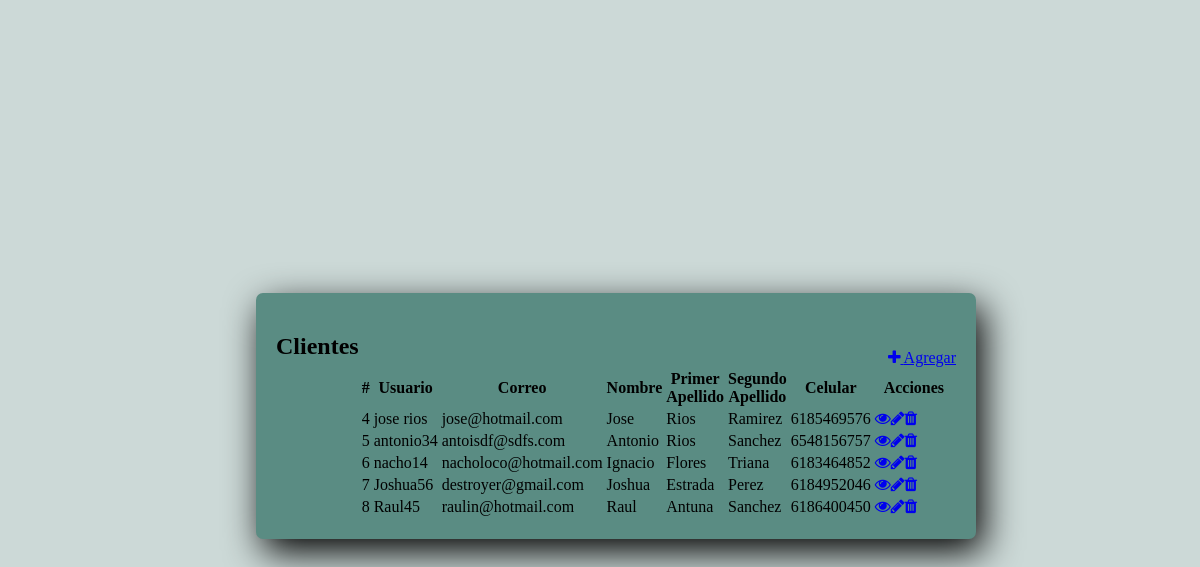
The page / on the database its author committed.
### tables this page shows
CREATE TABLE `cliente` (
  `id` int NOT NULL,
  `username` varchar(100) NOT NULL,
  `correo` varchar(255) NOT NULL,
  `celular` varchar(13) DEFAULT NULL,
  `nombre` varchar(40) NOT NULL,
  `pApellido` varchar(100) NOT NULL,
  `sApellido` varchar(100) NOT NULL,
  `nacimiento` date DEFAULT NULL
);

### index.php (the view, shortened to what this page needs)
<!DOCTYPE html>
<html lang="en">
<head>
    <link rel="stylesheet" href="Estilo_1.css">
    <link rel="stylesheet" href="https://maxcdn.bootstrapcdn.com/font-awesome/4.7.0/css/font-awesome.min.css">
</head>
<body>
    <div class="wrapper">
        <div class="container-fluid">
            <div id="cont3">
                <div class="col-md-12">
                    <div class="mt-5 mb-3 clearfix">
                        <h2 class="pull-left">Clientes</h2></br>
                        <a href="create.php" class="btn btn-success pull-right"><i class="fa fa-plus"></i> Agregar</a>
                    </div>
                    <?php
                    require_once "config.php";
                    $sql = "SELECT * FROM cliente";
                    if($result = mysqli_query($link, $sql)){
                        if(mysqli_num_rows($result) > 0){
                            echo '<table class="table table-bordered table-striped">';
                                echo "<thead>";
                                    echo "<tr>";
                                        echo "<th>#</th>";
                                        echo "<th>Usuario</th>";
                                        echo "<th>Correo</th>";
                                        echo "<th>Nombre</th>";
                                        echo "<th>Primer Apellido</th>";
                                        echo "<th>Segundo Apellido</th>";
                                        echo "<th>Celular</th>";
                                        echo "<th>Acciones</th>";
                                    echo "</tr>";
                                echo "</thead>";
                                echo "<tbody>";
                                while($row = mysqli_fetch_array($result)){
                                    echo "<tr>";
                                        echo "<td>" . $row['id'] . "</td>";
                                        echo "<td>" . $row['username'] . "</td>";
                                        echo "<td>" . $row['correo'] . "</td>";
                                        echo "<td>" . $row['nombre'] . "</td>";
                                        echo "<td>" . $row['pApellido'] . "</td>";
                                        echo "<td>" . $row['sApellido'] . "</td>";
                                        echo "<td>" . $row['celular'] . "</td>";
                                        echo "<td>";
                                            echo '<a href="read.php?id='. $row['id'] .'" class="mr-3" title="Ver información" data-toggle="tooltip"><span class="fa fa-eye"></span></a>';
                                            echo '<a href="update.php?id='. $row['id'] .'" class="mr-3" title="Actualizar información" data-toggle="tooltip"><span class="fa fa-pencil"></span></a>';
                                            echo '<a href="delete.php?id='. $row['id'] .'" title="Borrar empleado" data-toggle="tooltip"><span class="fa fa-trash"></span></a>';
                                        echo "</td>";
                                    echo "</tr>";
                                }
                                echo "</tbody>";
                            echo "</table>";
                        } else{
                            echo '<div class="alert alert-danger"><em>No records were found.</em></div>';
                        }
                    } else{
                        echo "Oops! Something went wrong. Please try again later.";
                    }
                    ?>
                </div>
            </div>
        </div>
    </div>
</body>
</html>

### Estilo_1.css (style rules this page uses)
:root { --fondo-obscuro: #5A8C83; --color-claro: #CCD9D7; --color-medio: #80A6A2; --tipo-blanco: #DCE6F2; --color-obscuro: #36594F; }
* { box-sizing: border-box; }
body { background-color: var(--color-claro); }
#cont3 { width: 60%; background-color: var(--fondo-obscuro); margin: 1em; border-radius: 7px; padding: 20px; box-shadow: 7px 13px 37px #000; position: absolute; top: 50%; left: 50%; transform: translate(-50%, -50%); }

### index.php (style rules this page uses)
.wrapper { width: 600px; margin: 0 auto; }
table tr td:last-child { width: 120px; }

### rows shown on the page
cliente: id "4", username "jose rios", correo "jose@hotmail.com", nombre "Jose", pApellido "Rios", sApellido "Ramirez", celular "6185469576"
cliente: id "5", username "antonio34", correo "antoisdf@sdfs.com", nombre "Antonio", pApellido "Rios", sApellido "Sanchez", celular "6548156757"
cliente: id "6", username "nacho14", correo "nacholoco@hotmail.com", nombre "Ignacio", pApellido "Flores", sApellido "Triana", celular "6183464852"
cliente: id "7", username "Joshua56", correo "destroyer@gmail.com", nombre "Joshua", pApellido "Estrada", sApellido "Perez", celular "6184952046"
cliente: id "8", username "Raul45", correo "raulin@hotmail.com", nombre "Raul", pApellido "Antuna", sApellido "Sanchez", celular "6186400450"
